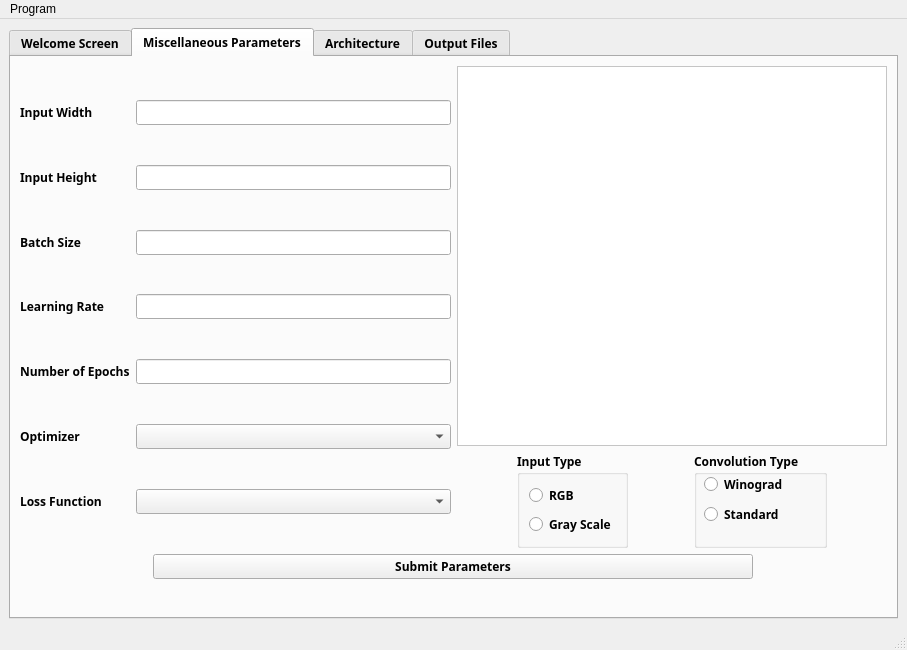
<?xml version="1.0" encoding="UTF-8"?>
<ui version="4.0">
 <class>MainWindow</class>
 <widget class="QMainWindow" name="MainWindow">
  <property name="geometry">
   <rect>
    <x>0</x>
    <y>0</y>
    <width>907</width>
    <height>650</height>
   </rect>
  </property>
  <property name="windowTitle">
   <string>MainWindow</string>
  </property>
  <widget class="QWidget" name="centralwidget">
   <layout class="QVBoxLayout" name="verticalLayout_11">
    <item>
     <widget class="QTabWidget" name="tabWidget">
      <property name="sizePolicy">
       <sizepolicy hsizetype="Expanding" vsizetype="Expanding">
        <horstretch>0</horstretch>
        <verstretch>0</verstretch>
       </sizepolicy>
      </property>
      <property name="font">
       <font>
        <family>Siemens Sans</family>
        <bold>true</bold>
       </font>
      </property>
      <property name="autoFillBackground">
       <bool>false</bool>
      </property>
      <property name="styleSheet">
       <string notr="true"/>
      </property>
      <property name="currentIndex">
       <number>1</number>
      </property>
      <widget class="QWidget" name="Dashboard">
       <attribute name="title">
        <string>Welcome Screen</string>
       </attribute>
       <layout class="QVBoxLayout" name="verticalLayout_10">
        <item>
         <widget class="QLabel" name="label">
          <property name="font">
           <font>
            <family>Siemens Sans</family>
            <pointsize>14</pointsize>
            <bold>true</bold>
           </font>
          </property>
          <property name="styleSheet">
           <string notr="true"/>
          </property>
          <property name="text">
           <string>&lt;html&gt;&lt;head/&gt;&lt;body&gt;&lt;p align=&quot;center&quot;&gt;Application Specific Deep Learning Accelerator&lt;/p&gt;&lt;/body&gt;&lt;/html&gt;</string>
          </property>
         </widget>
        </item>
       </layout>
      </widget>
      <widget class="QWidget" name="Params">
       <attribute name="title">
        <string>Miscellaneous Parameters</string>
       </attribute>
       <layout class="QVBoxLayout" name="verticalLayout_16">
        <item>
         <layout class="QVBoxLayout" name="Params_Layout">
          <property name="bottomMargin">
           <number>29</number>
          </property>
          <item>
           <layout class="QHBoxLayout" name="horizontalLayout_6">
            <item>
             <layout class="QFormLayout" name="formLayout">
              <item row="0" column="0">
               <spacer name="verticalSpacer_7">
                <property name="orientation">
                 <enum>Qt::Vertical</enum>
                </property>
                <property name="sizeHint" stdset="0">
                 <size>
                  <width>20</width>
                  <height>40</height>
                 </size>
                </property>
               </spacer>
              </item>
              <item row="1" column="0">
               <widget class="QLabel" name="inputWidth_label">
                <property name="text">
                 <string>Input Width</string>
                </property>
               </widget>
              </item>
              <item row="1" column="1">
               <widget class="QLineEdit" name="inputWidth_lineEdit"/>
              </item>
              <item row="2" column="0">
               <spacer name="verticalSpacer">
                <property name="orientation">
                 <enum>Qt::Vertical</enum>
                </property>
                <property name="sizeHint" stdset="0">
                 <size>
                  <width>20</width>
                  <height>40</height>
                 </size>
                </property>
               </spacer>
              </item>
              <item row="3" column="0">
               <widget class="QLabel" name="inputHeight_label">
                <property name="text">
                 <string>Input Height</string>
                </property>
               </widget>
              </item>
              <item row="3" column="1">
               <widget class="QLineEdit" name="inputHeight_lineEdit"/>
              </item>
              <item row="4" column="0">
               <spacer name="verticalSpacer_2">
                <property name="orientation">
                 <enum>Qt::Vertical</enum>
                </property>
                <property name="sizeHint" stdset="0">
                 <size>
                  <width>20</width>
                  <height>40</height>
                 </size>
                </property>
               </spacer>
              </item>
              <item row="5" column="0">
               <widget class="QLabel" name="batchSize_label">
                <property name="text">
                 <string>Batch Size</string>
                </property>
               </widget>
              </item>
              <item row="5" column="1">
               <widget class="QLineEdit" name="batchSize_lineEdit"/>
              </item>
              <item row="6" column="0">
               <spacer name="verticalSpacer_3">
                <property name="orientation">
                 <enum>Qt::Vertical</enum>
                </property>
                <property name="sizeHint" stdset="0">
                 <size>
                  <width>20</width>
                  <height>40</height>
                 </size>
                </property>
               </spacer>
              </item>
              <item row="7" column="0">
               <widget class="QLabel" name="learningRate_label">
                <property name="text">
                 <string>Learning Rate</string>
                </property>
               </widget>
              </item>
              <item row="7" column="1">
               <widget class="QLineEdit" name="learningRate_lineEdit"/>
              </item>
              <item row="8" column="0">
               <spacer name="verticalSpacer_4">
                <property name="orientation">
                 <enum>Qt::Vertical</enum>
                </property>
                <property name="sizeHint" stdset="0">
                 <size>
                  <width>20</width>
                  <height>40</height>
                 </size>
                </property>
               </spacer>
              </item>
              <item row="9" column="0">
               <widget class="QLabel" name="numberEpochs_label">
                <property name="text">
                 <string>Number of Epochs</string>
                </property>
               </widget>
              </item>
              <item row="9" column="1">
               <widget class="QLineEdit" name="numberEpochs_lineEdit"/>
              </item>
              <item row="10" column="0">
               <spacer name="verticalSpacer_5">
                <property name="orientation">
                 <enum>Qt::Vertical</enum>
                </property>
                <property name="sizeHint" stdset="0">
                 <size>
                  <width>20</width>
                  <height>40</height>
                 </size>
                </property>
               </spacer>
              </item>
              <item row="11" column="0">
               <widget class="QLabel" name="optimizer_label">
                <property name="text">
                 <string>Optimizer</string>
                </property>
               </widget>
              </item>
              <item row="11" column="1">
               <widget class="QComboBox" name="optimizer_lineEdit"/>
              </item>
              <item row="12" column="0">
               <spacer name="verticalSpacer_6">
                <property name="orientation">
                 <enum>Qt::Vertical</enum>
                </property>
                <property name="sizeHint" stdset="0">
                 <size>
                  <width>20</width>
                  <height>40</height>
                 </size>
                </property>
               </spacer>
              </item>
              <item row="13" column="0">
               <widget class="QLabel" name="lossFunction_label">
                <property name="text">
                 <string>Loss Function</string>
                </property>
               </widget>
              </item>
              <item row="13" column="1">
               <widget class="QComboBox" name="lossFunction_comboBox"/>
              </item>
              <item row="14" column="0">
               <spacer name="verticalSpacer_8">
                <property name="orientation">
                 <enum>Qt::Vertical</enum>
                </property>
                <property name="sizeHint" stdset="0">
                 <size>
                  <width>20</width>
                  <height>40</height>
                 </size>
                </property>
               </spacer>
              </item>
             </layout>
            </item>
            <item>
             <layout class="QVBoxLayout" name="verticalLayout_12">
              <item>
               <layout class="QVBoxLayout" name="verticalLayout_14">
                <item>
                 <widget class="QTableView" name="tableView_2">
                  <property name="font">
                   <font>
                    <family>Siemens Sans</family>
                    <bold>false</bold>
                   </font>
                  </property>
                  <property name="styleSheet">
                   <string notr="true">background-color: rgb(255, 255, 255);
</string>
                  </property>
                  <property name="sizeAdjustPolicy">
                   <enum>QAbstractScrollArea::AdjustToContents</enum>
                  </property>
                 </widget>
                </item>
                <item>
                 <layout class="QGridLayout" name="gridLayout">
                  <item row="0" column="0">
                   <widget class="QGroupBox" name="inputtype">
                    <property name="sizePolicy">
                     <sizepolicy hsizetype="Fixed" vsizetype="Fixed">
                      <horstretch>0</horstretch>
                      <verstretch>0</verstretch>
                     </sizepolicy>
                    </property>
                    <property name="font">
                     <font>
                      <family>Siemens Sans</family>
                      <bold>true</bold>
                     </font>
                    </property>
                    <property name="styleSheet">
                     <string notr="true"/>
                    </property>
                    <property name="title">
                     <string>Input Type</string>
                    </property>
                    <layout class="QVBoxLayout" name="verticalLayout">
                     <item>
                      <widget class="QRadioButton" name="RGB">
                       <property name="font">
                        <font>
                         <family>Siemens Sans</family>
                         <bold>true</bold>
                        </font>
                       </property>
                       <property name="text">
                        <string>RGB</string>
                       </property>
                      </widget>
                     </item>
                     <item>
                      <widget class="QRadioButton" name="GrayScale">
                       <property name="font">
                        <font>
                         <family>Siemens Sans</family>
                         <bold>true</bold>
                        </font>
                       </property>
                       <property name="text">
                        <string>Gray Scale</string>
                       </property>
                      </widget>
                     </item>
                    </layout>
                   </widget>
                  </item>
                  <item row="0" column="1">
                   <widget class="QGroupBox" name="groupBox">
                    <property name="sizePolicy">
                     <sizepolicy hsizetype="Fixed" vsizetype="Minimum">
                      <horstretch>0</horstretch>
                      <verstretch>0</verstretch>
                     </sizepolicy>
                    </property>
                    <property name="font">
                     <font>
                      <family>Siemens Sans</family>
                      <bold>true</bold>
                     </font>
                    </property>
                    <property name="styleSheet">
                     <string notr="true"/>
                    </property>
                    <property name="title">
                     <string>Convolution Type</string>
                    </property>
                    <widget class="QRadioButton" name="Standard">
                     <property name="geometry">
                      <rect>
                       <x>10</x>
                       <y>50</y>
                       <width>91</width>
                       <height>24</height>
                      </rect>
                     </property>
                     <property name="font">
                      <font>
                       <family>Siemens Sans</family>
                       <bold>true</bold>
                      </font>
                     </property>
                     <property name="text">
                      <string>Standard </string>
                     </property>
                    </widget>
                    <widget class="QRadioButton" name="Winograd">
                     <property name="geometry">
                      <rect>
                       <x>10</x>
                       <y>20</y>
                       <width>93</width>
                       <height>24</height>
                      </rect>
                     </property>
                     <property name="font">
                      <font>
                       <family>Siemens Sans</family>
                       <bold>true</bold>
                      </font>
                     </property>
                     <property name="text">
                      <string>Winograd</string>
                     </property>
                    </widget>
                   </widget>
                  </item>
                 </layout>
                </item>
               </layout>
              </item>
             </layout>
            </item>
           </layout>
          </item>
          <item>
           <layout class="QGridLayout" name="gridLayout_2">
            <property name="topMargin">
             <number>0</number>
            </property>
            <item row="0" column="0">
             <widget class="QPushButton" name="submit">
              <property name="maximumSize">
               <size>
                <width>600</width>
                <height>1000</height>
               </size>
              </property>
              <property name="font">
               <font>
                <family>Siemens Sans</family>
                <bold>true</bold>
               </font>
              </property>
              <property name="statusTip">
               <string>Submit the parameters written above</string>
              </property>
              <property name="styleSheet">
               <string notr="true"/>
              </property>
              <property name="text">
               <string>Submit Parameters</string>
              </property>
              <property name="default">
               <bool>false</bool>
              </property>
             </widget>
            </item>
           </layout>
          </item>
         </layout>
        </item>
       </layout>
      </widget>
      <widget class="QWidget" name="Architecture">
       <attribute name="title">
        <string>Architecture</string>
       </attribute>
       <layout class="QVBoxLayout" name="verticalLayout_7">
        <item>
         <layout class="QVBoxLayout" name="verticalLayout_6">
          <item>
           <layout class="QVBoxLayout" name="verticalLayout_3">
            <item>
             <widget class="QGroupBox" name="groupBox_3">
              <property name="font">
               <font>
                <family>Siemens Sans</family>
                <bold>true</bold>
               </font>
              </property>
              <property name="styleSheet">
               <string notr="true"/>
              </property>
              <property name="title">
               <string>Layer</string>
              </property>
              <layout class="QVBoxLayout" name="verticalLayout_13">
               <item>
                <layout class="QHBoxLayout" name="horizontalLayout">
                 <property name="topMargin">
                  <number>0</number>
                 </property>
                 <item>
                  <layout class="QVBoxLayout" name="verticalLayout_15">
                   <property name="rightMargin">
                    <number>0</number>
                   </property>
                   <item>
                    <widget class="QComboBox" name="layer">
                     <property name="font">
                      <font>
                       <family>Siemens Sans</family>
                       <bold>true</bold>
                      </font>
                     </property>
                     <property name="styleSheet">
                      <string notr="true">background-color: white;</string>
                     </property>
                    </widget>
                   </item>
                   <item>
                    <widget class="QGroupBox" name="groupBox_2">
                     <property name="font">
                      <font>
                       <family>Siemens Sans</family>
                       <bold>true</bold>
                      </font>
                     </property>
                     <property name="title">
                      <string>Parameters</string>
                     </property>
                     <layout class="QHBoxLayout" name="horizontalLayout_2">
                      <item>
                       <layout class="QVBoxLayout" name="verticalLayout_18">
                        <item>
                         <layout class="QHBoxLayout" name="horizontalLayout_12">
                          <item>
                           <widget class="QLabel" name="label_10">
                            <property name="font">
                             <font>
                              <family>Siemens Sans</family>
                              <bold>true</bold>
                             </font>
                            </property>
                            <property name="text">
                             <string>No of Units</string>
                            </property>
                           </widget>
                          </item>
                          <item>
                           <widget class="QLineEdit" name="units">
                            <property name="font">
                             <font>
                              <family>Siemens Sans</family>
                              <bold>true</bold>
                             </font>
                            </property>
                            <property name="styleSheet">
                             <string notr="true">background-color: white;</string>
                            </property>
                           </widget>
                          </item>
                         </layout>
                        </item>
                        <item>
                         <layout class="QHBoxLayout" name="horizontalLayout_11">
                          <item>
                           <widget class="QLabel" name="label_6">
                            <property name="font">
                             <font>
                              <family>Siemens Sans</family>
                              <bold>true</bold>
                             </font>
                            </property>
                            <property name="text">
                             <string>Kernel Size</string>
                            </property>
                           </widget>
                          </item>
                          <item>
                           <widget class="QLineEdit" name="kernelsize">
                            <property name="font">
                             <font>
                              <family>Siemens Sans</family>
                              <bold>true</bold>
                             </font>
                            </property>
                            <property name="styleSheet">
                             <string notr="true">background-color: white;</string>
                            </property>
                           </widget>
                          </item>
                         </layout>
                        </item>
                        <item>
                         <layout class="QHBoxLayout" name="horizontalLayout_9">
                          <item>
                           <widget class="QLabel" name="label_8">
                            <property name="font">
                             <font>
                              <family>Siemens Sans</family>
                              <bold>true</bold>
                             </font>
                            </property>
                            <property name="text">
                             <string>No of Filters</string>
                            </property>
                           </widget>
                          </item>
                          <item>
                           <widget class="QLineEdit" name="filters">
                            <property name="font">
                             <font>
                              <family>Siemens Sans</family>
                              <bold>true</bold>
                             </font>
                            </property>
                            <property name="styleSheet">
                             <string notr="true">background-color: white;</string>
                            </property>
                           </widget>
                          </item>
                         </layout>
                        </item>
                        <item>
                         <layout class="QHBoxLayout" name="horizontalLayout_10">
                          <item>
                           <widget class="QLabel" name="label_9">
                            <property name="font">
                             <font>
                              <family>Siemens Sans</family>
                              <bold>true</bold>
                             </font>
                            </property>
                            <property name="text">
                             <string>Stride</string>
                            </property>
                           </widget>
                          </item>
                          <item>
                           <widget class="QLineEdit" name="stride">
                            <property name="font">
                             <font>
                              <family>Siemens Sans</family>
                              <bold>true</bold>
                             </font>
                            </property>
                            <property name="styleSheet">
                             <string notr="true">background-color: white;</string>
                            </property>
                           </widget>
                          </item>
                         </layout>
                        </item>
                       </layout>
                      </item>
                     </layout>
                    </widget>
                   </item>
                   <item>
                    <widget class="QGroupBox" name="padding">
                     <property name="maximumSize">
                      <size>
                       <width>200</width>
                       <height>100</height>
                      </size>
                     </property>
                     <property name="font">
                      <font>
                       <family>Siemens Sans</family>
                       <bold>true</bold>
                      </font>
                     </property>
                     <property name="styleSheet">
                      <string notr="true"/>
                     </property>
                     <property name="title">
                      <string>Padding</string>
                     </property>
                     <layout class="QHBoxLayout" name="horizontalLayout_8">
                      <item>
                       <layout class="QHBoxLayout" name="horizontalLayout_3">
                        <item>
                         <widget class="QRadioButton" name="yes">
                          <property name="font">
                           <font>
                            <family>Siemens Sans</family>
                            <bold>true</bold>
                           </font>
                          </property>
                          <property name="text">
                           <string>Yes</string>
                          </property>
                         </widget>
                        </item>
                        <item>
                         <widget class="QRadioButton" name="no">
                          <property name="font">
                           <font>
                            <family>Siemens Sans</family>
                            <bold>true</bold>
                           </font>
                          </property>
                          <property name="text">
                           <string>No</string>
                          </property>
                         </widget>
                        </item>
                       </layout>
                      </item>
                     </layout>
                    </widget>
                   </item>
                  </layout>
                 </item>
                 <item>
                  <widget class="QTableView" name="tableView">
                   <property name="font">
                    <font>
                     <family>Siemens Sans</family>
                     <bold>false</bold>
                    </font>
                   </property>
                   <property name="styleSheet">
                    <string notr="true">background-color: white;</string>
                   </property>
                   <property name="sizeAdjustPolicy">
                    <enum>QAbstractScrollArea::AdjustToContents</enum>
                   </property>
                  </widget>
                 </item>
                </layout>
               </item>
              </layout>
             </widget>
            </item>
            <item>
             <layout class="QHBoxLayout" name="horizontalLayout_4">
              <item>
               <widget class="QPushButton" name="layerbutton">
                <property name="font">
                 <font>
                  <family>Siemens Sans</family>
                  <bold>true</bold>
                 </font>
                </property>
                <property name="statusTip">
                 <string>Press to submit dude</string>
                </property>
                <property name="whatsThis">
                 <string>Press to submit layer above</string>
                </property>
                <property name="text">
                 <string>Submit Layer</string>
                </property>
               </widget>
              </item>
              <item>
               <widget class="QPushButton" name="Arch">
                <property name="font">
                 <font>
                  <family>Siemens Sans</family>
                  <bold>true</bold>
                 </font>
                </property>
                <property name="text">
                 <string>Submit Architecture</string>
                </property>
               </widget>
              </item>
             </layout>
            </item>
           </layout>
          </item>
         </layout>
        </item>
       </layout>
      </widget>
      <widget class="QWidget" name="OutputFiles">
       <attribute name="title">
        <string>Output Files</string>
       </attribute>
       <layout class="QVBoxLayout" name="verticalLayout_8">
        <item>
         <layout class="QHBoxLayout" name="horizontalLayout_5">
          <property name="topMargin">
           <number>0</number>
          </property>
          <item>
           <layout class="QVBoxLayout" name="verticalLayout_2">
            <property name="topMargin">
             <number>0</number>
            </property>
            <item>
             <widget class="QLabel" name="Lcode">
              <property name="font">
               <font>
                <family>Siemens Sans</family>
                <bold>true</bold>
               </font>
              </property>
              <property name="text">
               <string>Code Sample</string>
              </property>
              <property name="alignment">
               <set>Qt::AlignCenter</set>
              </property>
             </widget>
            </item>
            <item>
             <widget class="QTextBrowser" name="codeSample">
              <property name="styleSheet">
               <string notr="true">background-color: white;</string>
              </property>
             </widget>
            </item>
           </layout>
          </item>
          <item>
           <layout class="QVBoxLayout" name="verticalLayout_9">
            <property name="rightMargin">
             <number>0</number>
            </property>
            <item>
             <widget class="QLabel" name="Lgenerated">
              <property name="font">
               <font>
                <family>Siemens Sans</family>
                <bold>true</bold>
               </font>
              </property>
              <property name="text">
               <string>Generated Files</string>
              </property>
              <property name="alignment">
               <set>Qt::AlignCenter</set>
              </property>
             </widget>
            </item>
            <item>
             <widget class="QListWidget" name="generatedFiles">
              <property name="autoFillBackground">
               <bool>true</bool>
              </property>
              <property name="styleSheet">
               <string notr="true">background-color: rgb(255, 255, 255);</string>
              </property>
             </widget>
            </item>
           </layout>
          </item>
         </layout>
        </item>
        <item>
         <layout class="QHBoxLayout" name="horizontalLayout_7">
          <property name="spacing">
           <number>20</number>
          </property>
          <property name="topMargin">
           <number>0</number>
          </property>
          <item>
           <widget class="QPushButton" name="generatePyModel_btn">
            <property name="font">
             <font>
              <family>Siemens Sans</family>
              <bold>true</bold>
             </font>
            </property>
            <property name="toolTip">
             <string>&lt;html&gt;&lt;head/&gt;&lt;body&gt;&lt;p&gt;Generate pytorch using the parameters submitted&lt;/p&gt;&lt;/body&gt;&lt;/html&gt;</string>
            </property>
            <property name="text">
             <string>Generate Pytorch Model</string>
            </property>
           </widget>
          </item>
          <item>
           <widget class="QPushButton" name="trainPyModel_btn">
            <property name="font">
             <font>
              <family>Siemens Sans</family>
              <bold>true</bold>
             </font>
            </property>
            <property name="text">
             <string>Train Pytorch Model</string>
            </property>
           </widget>
          </item>
          <item>
           <widget class="QPushButton" name="systemCWrapper_btn">
            <property name="font">
             <font>
              <family>Siemens Sans</family>
              <bold>true</bold>
             </font>
            </property>
            <property name="text">
             <string>SystemC wrapper</string>
            </property>
           </widget>
          </item>
         </layout>
        </item>
       </layout>
      </widget>
     </widget>
    </item>
   </layout>
  </widget>
  <widget class="QStatusBar" name="statusbar"/>
  <widget class="QMenuBar" name="menuBar">
   <property name="geometry">
    <rect>
     <x>0</x>
     <y>0</y>
     <width>907</width>
     <height>22</height>
    </rect>
   </property>
   <widget class="QMenu" name="menuProgram">
    <property name="title">
     <string>Program</string>
    </property>
    <addaction name="actionReset"/>
    <addaction name="separator"/>
   </widget>
   <addaction name="menuProgram"/>
  </widget>
  <action name="actionReset">
   <property name="text">
    <string>Reset</string>
   </property>
  </action>
 </widget>
 <tabstops>
  <tabstop>tableView_2</tabstop>
  <tabstop>RGB</tabstop>
  <tabstop>GrayScale</tabstop>
  <tabstop>Winograd</tabstop>
  <tabstop>Standard</tabstop>
  <tabstop>yes</tabstop>
  <tabstop>no</tabstop>
  <tabstop>Arch</tabstop>
  <tabstop>layerbutton</tabstop>
  <tabstop>codeSample</tabstop>
  <tabstop>generatedFiles</tabstop>
  <tabstop>generatePyModel_btn</tabstop>
  <tabstop>trainPyModel_btn</tabstop>
  <tabstop>systemCWrapper_btn</tabstop>
 </tabstops>
 <resources/>
 <connections/>
</ui>
